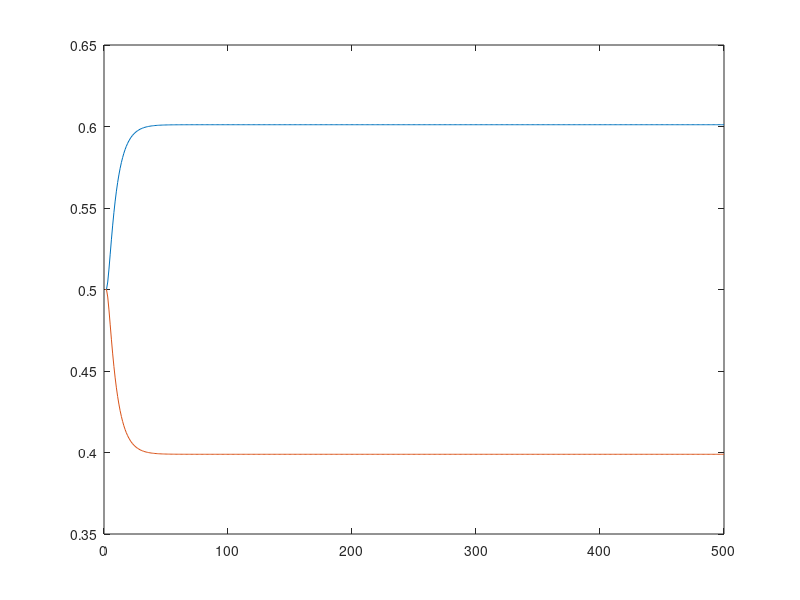

MATLAB code for this plot:
t = 500;
times = 1:t;

y1 = zeros(1,t);
y2 = zeros(1,t);
y3 = zeros(1,t);
y4 = zeros(1,t);

y1(1) = 10;
y2(1) = 10;
y3(1) = 10;
y4(1) = 10;

b = 2;
r2 = 1;
r1 = 0.5;
m = 0.1;


for n = 2:t
    denom = (1/(y1(n-1)+y3(n-1)));
    y1(n) = y1(n-1) + (1-m)*(b*denom)*(y2(n-1)*y1(n-1)*r1 +     0.5*y2(n-1)*y3(n-1)*r1 +     0.5*y1(n-1)*y4(n-1)*r2)     + m*(b*denom)*(y3(n-1)*y4(n-1)*r2 +     0.5*y2(n-1)*y3(n-1)*r1 +   0.5*y1(n-1)*y4(n-1)*r2);
    y2(n) = y2(n-1) + (1-m)*(b*denom)*(y2(n-1)*y1(n-1)*(1-r1) + 0.5*y2(n-1)*y3(n-1)*(1-r1) + 0.5*y1(n-1)*y4(n-1)*(1-r2)) + m*(b*denom)*(y3(n-1)*y4(n-1)*(1-r2) + 0.5*y2(n-1)*y3(n-1)*(1-r1) + 0.5*y1(n-1)*y4(n-1)*(1-r2));
    y3(n) = y3(n-1) + (1-m)*(b*denom)*(y3(n-1)*y4(n-1)*r2 +     0.5*y2(n-1)*y3(n-1)*r1 +   0.5*y1(n-1)*y4(n-1)*r2)       + m*(b*denom)*(y2(n-1)*y1(n-1)*r1 +     0.5*y2(n-1)*y3(n-1)*r1 +     0.5*y1(n-1)*y4(n-1)*r2);
    y4(n) = y4(n-1) + (1-m)*(b*denom)*(y3(n-1)*y4(n-1)*(1-r2) + 0.5*y2(n-1)*y3(n-1)*(1-r1) + 0.5*y1(n-1)*y4(n-1)*(1-r2)) + m*(b*denom)*(y2(n-1)*y1(n-1)*(1-r1) + 0.5*y2(n-1)*y3(n-1)*(1-r1) + 0.5*y1(n-1)*y4(n-1)*(1-r2));
end

prop = (y1+y2)./(y1+y2+y3+y4);
prop2 = (y3+y4)./(y1+y2+y3+y4);

plot(times,prop)
hold on;
plot(times,prop2)
